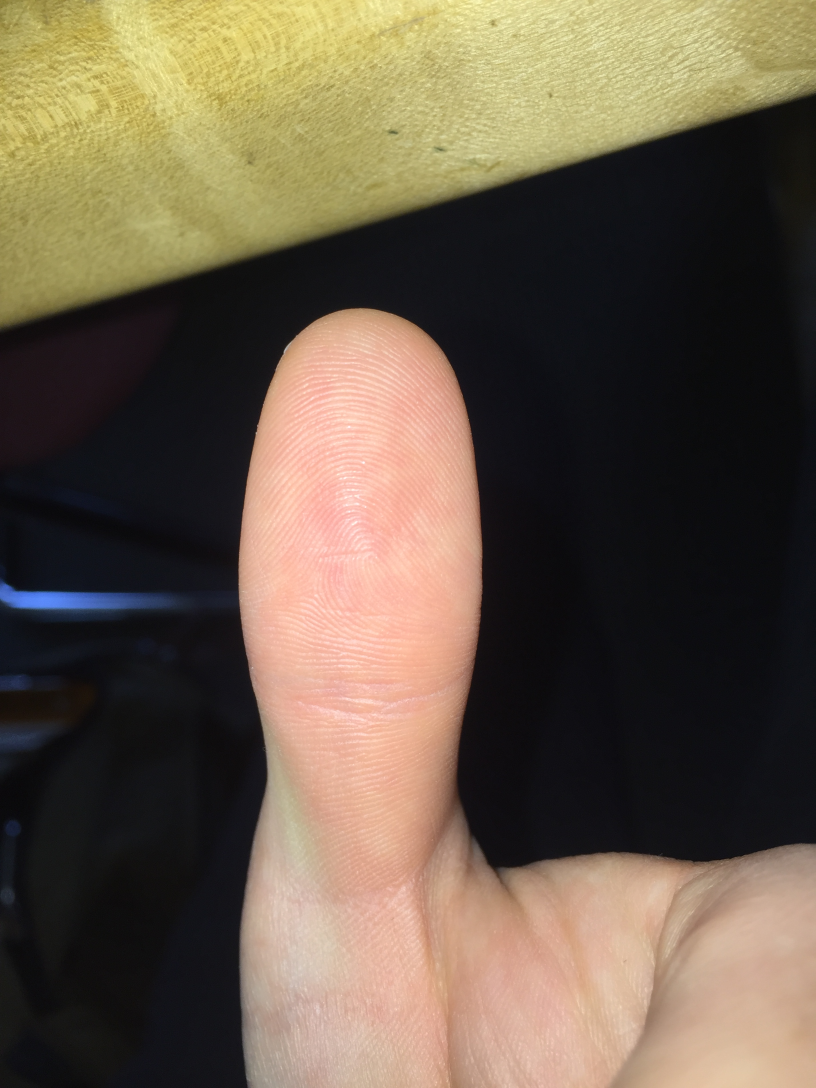
//> input picture examples/finger.JPG, 2448 x 3264 px (shown at 1/3 size)
$ ./picToPrint examples/finger.JPG examples/print.jpg   (built with g++ and OpenCV 4)
//> lines starting //> are read from the running program, lines starting //| are printed output that depends on the picture
#include "opencv2/opencv.hpp"

using namespace cv;
using namespace std;


// Subtracts the mask from our image (both already cropped and grayscale)
void maskDifference(Mat image, Mat mask, int valToChangeTo) {
	uchar *p, *q;
	for (int i = 0; i < image.rows; i++) {
		p = mask.ptr<uchar>(i);
		q = image.ptr<uchar>(i);
		for (int j = 0; j < image.cols; j++) {
			if (p[j] == 0) {
				q[j] = valToChangeTo;
			}
		}
	}
}


// Creates image specific mask
void makeMask(Mat image, Mat generalMask) {
	maskDifference(image, generalMask, 0);
	equalizeHist(image, image);
	cv::adaptiveThreshold(image, generalMask, 255, ADAPTIVE_THRESH_GAUSSIAN_C, CV_THRESH_BINARY, 4001, 5);
	Mat selem = cv::getStructuringElement(MORPH_ELLIPSE, Size(60, 60), Point(30, 30));
	morphologyEx(generalMask, generalMask, MORPH_OPEN, selem);
	selem = cv::getStructuringElement(MORPH_ELLIPSE, Size(50, 50), Point(25, 25));
	erode(generalMask, generalMask, selem);
}


// Extracts the fingerprint from an image using an image specific mask
void extractPrint(Mat image, Mat generalMask) {
	cv::adaptiveThreshold(image, image, 255, ADAPTIVE_THRESH_GAUSSIAN_C, CV_THRESH_BINARY, 31, 1);
	maskDifference(image, generalMask, 255);
	cv::medianBlur(image, image, 5);
}


int main(int argc, char** argv) {
	if (argc != 3) {
		cout << "Usage: picToPrint ImageToLoad MaskToSubtract" << endl;
		return -1;
	}

	// read and crop files
	Mat image = imread(argv[1], CV_LOAD_IMAGE_GRAYSCALE)(Range(1650,3200), Range(1000,2060));
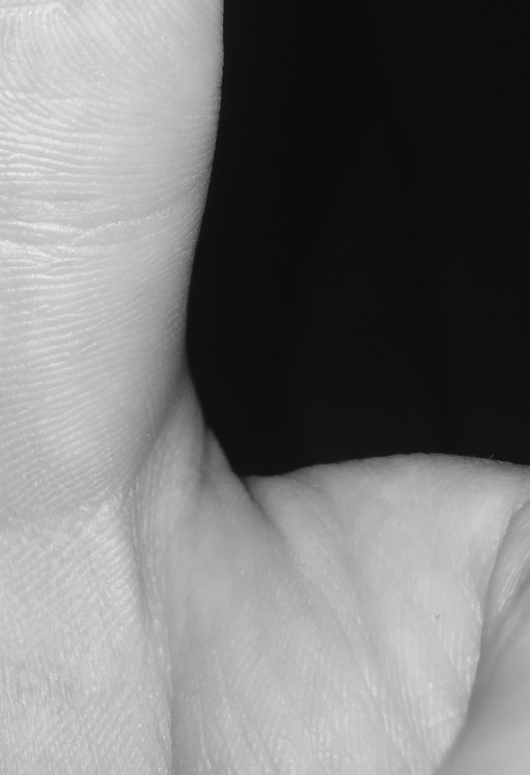
//> image: 1550 rows x 1060 cols, CV_8UC1 (shown at 1/2 size); min 6, max 252, mean 119.8
	Mat mask = imread(argv[2], CV_LOAD_IMAGE_GRAYSCALE)(Range(1650,3200), Range(1000,2060));
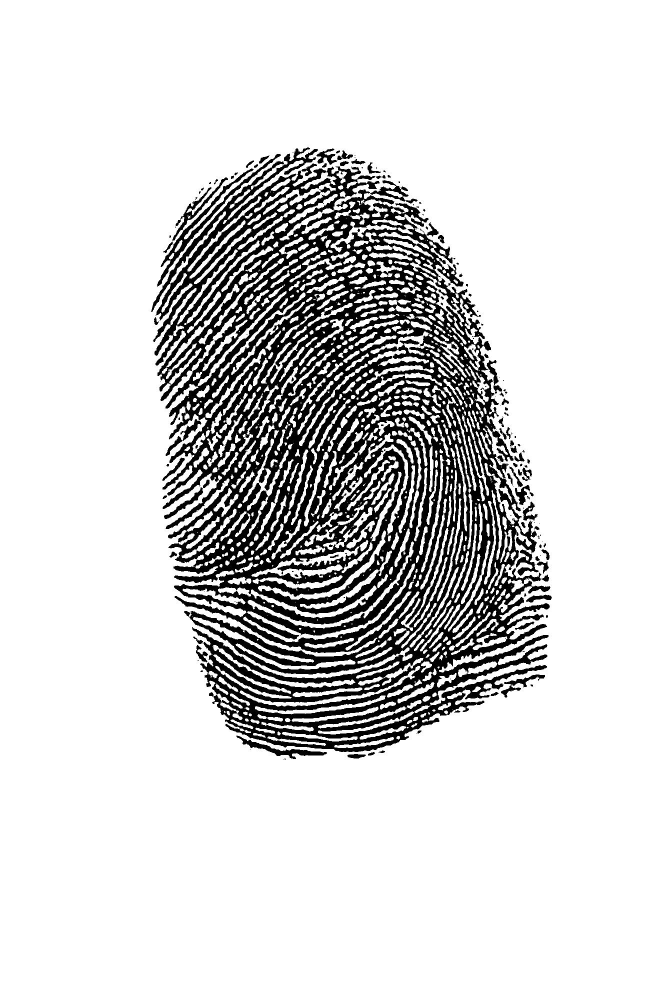
//> input picture examples/print.jpg, 1300 x 2000 px (shown at 1/2 size)
//> (the run ends here: the program stops with an error, at `Mat mask = imread(argv[2], CV_LOAD_IMAGE_GRAYSCALE)(Range(1650,3200), ..`)
